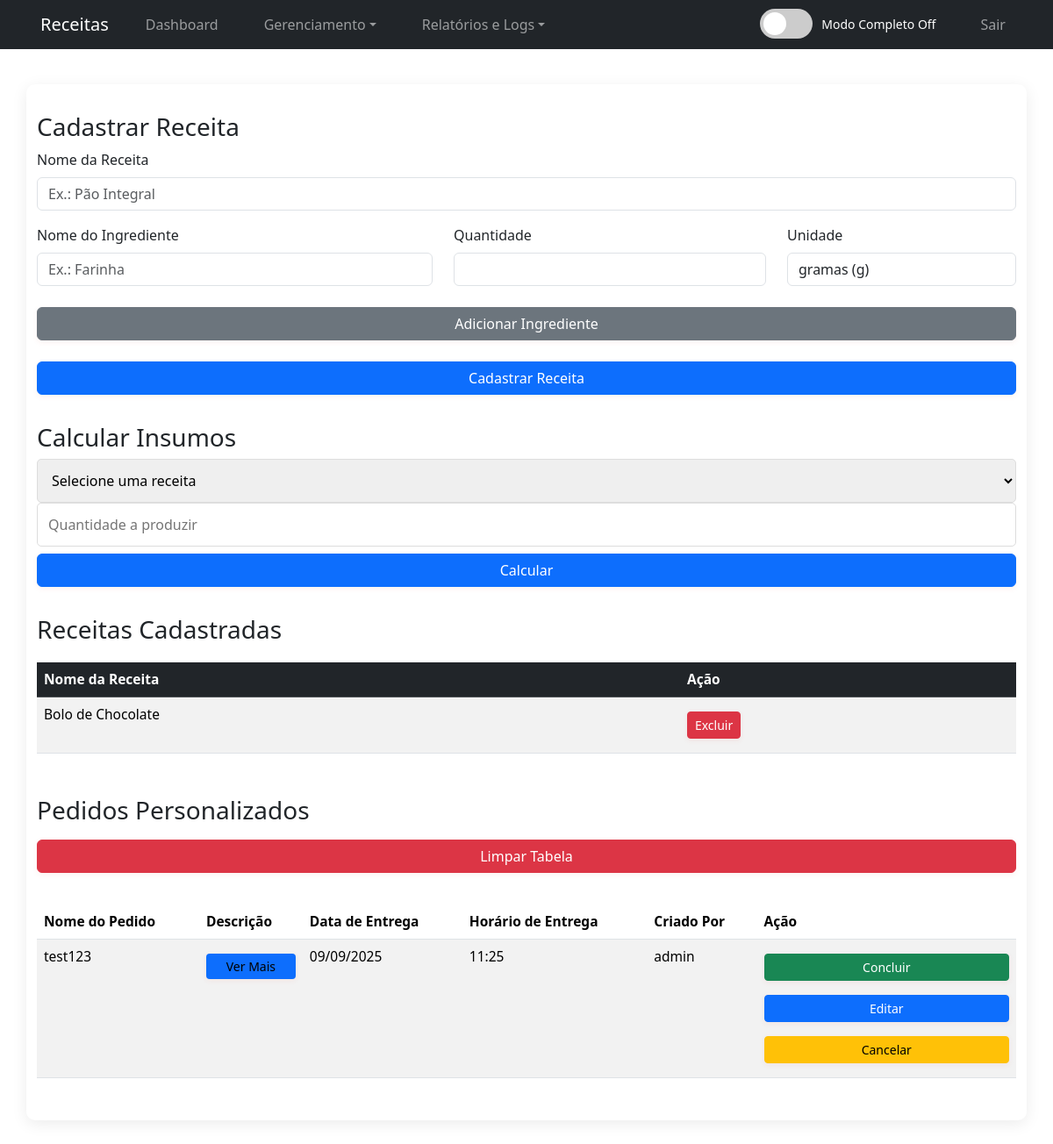
The app's page /receitas.php (signed in) with its own data.
### tables this page shows
CREATE TABLE `receitas` (
  `id` int(11) NOT NULL AUTO_INCREMENT,
  `nome` varchar(100) NOT NULL,
  `ingredientes` text NOT NULL,
  PRIMARY KEY (`id`)
);

CREATE TABLE `tasks` (
  `id` int(11) NOT NULL AUTO_INCREMENT,
  `nome_pedido` varchar(255) NOT NULL,
  `descricao` text DEFAULT NULL,
  `data_entrega` date DEFAULT NULL,
  `hora_entrega` time DEFAULT NULL,
  `status` enum('pendente','concluido') DEFAULT 'pendente',
  `criado_por` varchar(50) DEFAULT NULL,
  `criado_em` timestamp NOT NULL DEFAULT current_timestamp(),
  PRIMARY KEY (`id`)
);

### receitas.php (the view, shortened to what this page needs)
<?php
require_once 'conexao.php';
$sql_receitas = "SELECT id, nome FROM receitas";
$resultado_receitas = $conexao->query($sql_receitas);
$receitas = [];
while ($row = $resultado_receitas->fetch_assoc()) {
    $receitas[] = $row;
}
$sql_tasks = "SELECT * FROM tasks WHERE status = 'pendente' ORDER BY criado_em DESC";
$resultado_tasks = $conexao->query($sql_tasks);
$tasks = [];
while ($row = $resultado_tasks->fetch_assoc()) {
    $tasks[] = $row;
}
?>
<!DOCTYPE html>
<html lang="pt-BR">
<head>
    <link rel="stylesheet" href="style.css">
    <link href="https://cdn.jsdelivr.net/npm/bootstrap@5.3.3/dist/css/bootstrap.min.css" rel="stylesheet">
</head>
<body>
    <?php include 'navbar.php'; ?>
    <div class="container">
        <h3>Cadastrar Receita</h3>
        <form action="receitas.php" method="post" id="receitaForm">
            <div class="mb-3">
                <label for="nome" class="form-label">Nome da Receita</label>
                <input type="text" class="form-control" id="nome" name="nome" placeholder="Ex.: Pão Integral" required>
            </div>
            <div id="ingredientes-container">
    <div class="ingrediente-row mb-3">
        <div class="row">
            <div class="col-5">
                <label for="ingredientes[0][nome]" class="form-label">Nome do Ingrediente</label>
                <input type="text" class="form-control" name="ingredientes[0][nome]" placeholder="Ex.: Farinha" required>
            </div>
            <div class="col-4">
                <label for="ingredientes[0][quantidade]" class="form-label">Quantidade</label>
                <input type="number" class="form-control" name="ingredientes[0][quantidade]" step="0.01" min="0" required>
            </div>
            <div class="col-3">
                <label for="ingredientes[0][unidade]" class="form-label">Unidade</label>
                <select class="form-control" name="ingredientes[0][unidade]" required>
                    <option value="g">gramas (g)</option>
                </select>
            </div>
        </div>
    </div>
</div>
<button type="button" id="addIngrediente" class="btn btn-secondary mb-3">Adicionar Ingrediente</button>
<button type="submit" class="btn btn-primary">Cadastrar Receita</button>
        </form> <br>
        <h3>Calcular Insumos</h3>
        <form action="receitas.php" method="post">
            <select name="receita_id" required>
                <option value="">Selecione uma receita</option>
            </select>
            <input type="number" name="quantidade" placeholder="Quantidade a produzir" required min="1"> <br>
            <button type="submit" class="btn btn-primary" name="calcular">Calcular</button>
        </form> <br>
        <h3>Receitas Cadastradas</h3>
        <?php if (empty($receitas)): ?>
    <p>Nenhuma receita cadastrada ainda.</p>
<?php else: ?>
    <table class="table table-striped table-hover">
        <thead class="table-dark">
            <tr>
                <th scope="col">Nome da Receita</th>
                <th scope="col">Ação</th>
            </tr>
        </thead>
        <tbody>
            <?php foreach ($receitas as $receita): ?>
                <tr>
                    <td><?php echo htmlspecialchars($receita['nome']); ?></td>
                    <td>
                        <a href="receitas.php?excluir=<?php echo $receita['id']; ?>"
                           class="btn btn-danger btn-sm"
                           onclick="return confirm('Tem certeza que quer excluir esta receita?');">
                           Excluir
                        </a>
                    </td>
                </tr>
            <?php endforeach; ?>
        </tbody>
    </table>
<?php endif; ?>
        <h3 class="mt-5">Pedidos Personalizados</h3>
        <form action="receitas.php" method="post" style="display:inline;">
            <button type="submit" name="limpar_tabela" class="btn btn-danger mb-3" onclick="return confirm('Tem certeza que deseja limpar todas as tasks?')">Limpar Tabela</button>
        </form>
        <?php if (empty($tasks)): ?>
            <p>Nenhum pedido pendente.</p>
        <?php else: ?>
            <table class="table table-striped">
                <thead>
                    <tr>
                        <th>Nome do Pedido</th>
                        <th>Descrição</th>
                        <th>Data de Entrega</th>
                        <th>Horário de Entrega</th>
                        <th>Criado Por</th>
                        <th>Ação</th>
                    </tr>
                </thead>
                <tbody>
                    <?php foreach ($tasks as $task): ?>
                        <tr>
                            <td><?php echo htmlspecialchars($task['nome_pedido']); ?></td>
                            <td>
                                <?php
                                $descricao = $task['descricao'] ?? 'Sem descrição';
                                if (strlen($descricao) > 10) {
                                    echo '<button type="button" class="btn btn-info btn-sm" data-bs-toggle="modal" data-bs-target="#verMaisModal" data-descricao="' . htmlspecialchars($descricao) . '">Ver Mais</button>';
                                } else {
                                    echo htmlspecialchars($descricao);
                                }
                                ?>
                            </td>
                            <td><?php echo date('d/m/Y', strtotime($task['data_entrega'])); ?></td>
                            <td><?php echo $task['hora_entrega'] ? date('H:i', strtotime($task['hora_entrega'])) : 'Não informado'; ?></td>
                            <td><?php echo htmlspecialchars($task['criado_por']); ?></td>
                            <td>
                                <?php if ($task['status'] === 'pendente' && in_array($_SESSION['perfil'], ['gerente', 'admin'])): ?>
                                    <form action="receitas.php" method="post" style="display:inline;">
                                        <button type="submit" name="concluir_task" class="btn btn-success btn-sm">Concluir</button>
                                    </form>
                                    <button type="button" class="btn btn-primary btn-sm" data-bs-toggle="modal" data-bs-target="#editarTaskModal"
                                        data-id="<?php echo $task['id']; ?>"
                                        data-nome="<?php echo htmlspecialchars($task['nome_pedido']); ?>"
                                        data-descricao="<?php echo htmlspecialchars($task['descricao'] ?? ''); ?>"
                                        data-data="<?php echo $task['data_entrega']; ?>"
                                        data-hora="<?php echo $task['hora_entrega'] ?? ''; ?>">
                                        Editar
                                    </button>
                                    <form action="receitas.php" method="post" style="display:inline;">
                                        <button type="submit" name="cancelar" class="btn btn-warning btn-sm" onclick="return confirm('Tem certeza que deseja cancelar este pedido?')">Cancelar</button>
                                    </form>
                                <?php elseif ($task['status'] === 'cancelado'): ?>
                                    <span class="badge bg-warning text-dark">Cancelado</span>
                                <?php elseif ($task['status'] === 'concluido'): ?>
                                    <span class="badge bg-success">Concluído</span>
                                <?php endif; ?>
                            </td>
                        </tr>
                    <?php endforeach; ?>
                </tbody>
            </table>
        <?php endif; ?>
    </div>
</body>
</html>

### style.css (style rules this page uses)
* { margin: 0; padding: 0; box-sizing: border-box; }
body { font-family: 'Segoe UI', Arial, sans-serif; background-color: #f5f6fa; color: #333; line-height: 1.6; min-height: 100vh; }
.container { width: 90%; max-width: 950px; margin: 40px auto; background: #fff; padding: 32px 28px; box-shadow: 0 4px 18px rgba(0,0,0,0.08); border-radius: 10px; }
h2, h3 { color: #2c3e50; margin-bottom: 18px; font-weight: 600; }
h3 { font-size: 1.15rem; }
input, select, textarea, button { width: 100%; padding: 12px; margin: 10px 0; border-radius: 5px; border: 1px solid #ddd; font-size: 1rem; transition: border-color 0.3s; }
button, .btn { background: #e74c3c; color: #fff; cursor: pointer; font-weight: bold; border: none; border-radius: 5px; padding: 10px 18px; margin: 8px 0; transition: background 0.3s, transform 0.2s; box-shadow: 0 2px 6px rgba(231,76,60,0.08); }
.btn-info { background: #0d6efd !important; border: none !important; }
table, .result-table, .items-table, .history-table { width: 100%; border-collapse: collapse; margin-top: 20px; font-size: 0.97rem; background: #fff; }
th, td { padding: 12px 15px; border: 1px solid #ddd; text-align: left; }
th { background: #2c3e50; color: #fff; font-weight: bold; }

### records on screen
receitas: nome "Bolo de Chocolate"
tasks: nome_pedido "test123", data_entrega "09/09/2025", hora_entrega "11:25", criado_por "admin"

### other values on screen
$title "Receitas"
